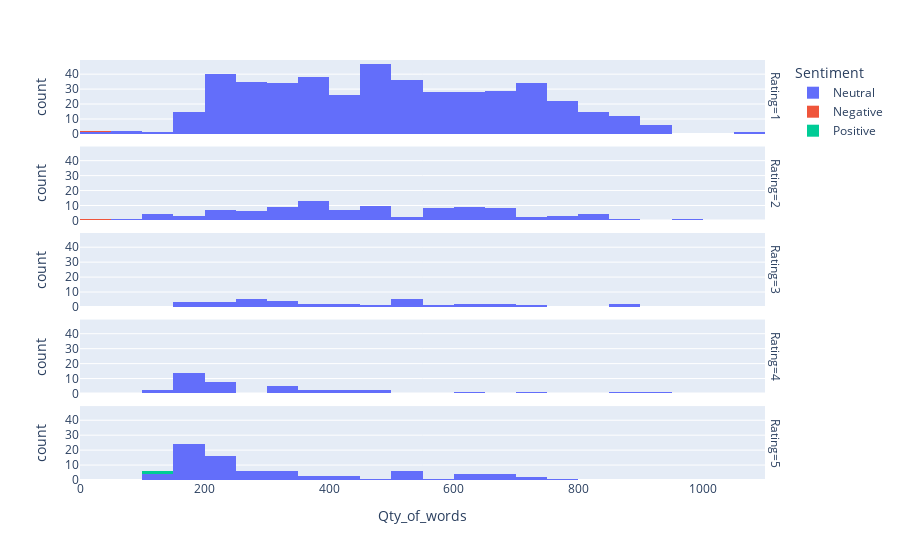

Notebook code for this chart:
### Code cell
# Evaluating the relationship between the number of words and the Rating.
fig = px.histogram(df.sort_values(by='Rating'), x='Qty_of_words', color="Sentiment", facet_row='Rating')
fig.show()

### Figure 1 — Plotly figure (JSON) as saved in the notebook; plotly's stock layout.template omitted (floating-point values rounded to 4 significant figures; data arrays with more than 128 entries replaced by an {"elided": "..."} marker saying what was removed)
{"data": [{"alignmentgroup": "True", "bingroup": "x", "hovertemplate": "Sentiment=Neutral<br>Rating=1<br>Qty_of_words=%{x}<br>count=%{y}<extra></extra>", "legendgroup": "Neutral", "marker": {"color": "#636efa", "pattern": {"shape": ""}}, "name": "Neutral", "offsetgroup": "Neutral", "orientation": "v", "showlegend": true, "type": "histogram", "x": {"elided": "450 int values"}, "xaxis": "x5", "yaxis": "y5"}, {"alignmentgroup": "True", "bingroup": "x", "hovertemplate": "Sentiment=Neutral<br>Rating=2<br>Qty_of_words=%{x}<br>count=%{y}<extra></extra>", "legendgroup": "Neutral", "marker": {"color": "#636efa", "pattern": {"shape": ""}}, "name": "Neutral", "offsetgroup": "Neutral", "orientation": "v", "showlegend": false, "type": "histogram", "x": [487, 344, 572, 369, 115, 340, 693, 207, 861, 571, 608, 57, 630, 482, 642, 771, 498, 611, 629, 637, 150, 669, 556, 232, 449, 124, 130, 369, 176, 433, 461, 229, 429, 769, 261, 677, 323, 343, 408, 258, 204, 453, 235, 426, 473, 348, 657, 379, 558, 844, 679, 272, 325, 328, 337, 482, 511, 289, 379, 355, 482, 196, 581, 386, 368, 291, 590, 393, 354, 210, 754, 971, 708, 612, 808, 487, 657, 580, 374, 669, 655, 842, 741, 549, 398, 406, 362, 278, 104, 584, 625, 364, 802, 485, 323, 623, 216, 423], "xaxis": "x4", "yaxis": "y4"}, {"alignmentgroup": "True", "bingroup": "x", "hovertemplate": "Sentiment=Neutral<br>Rating=3<br>Qty_of_words=%{x}<br>count=%{y}<extra></extra>", "legendgroup": "Neutral", "marker": {"color": "#636efa", "pattern": {"shape": ""}}, "name": "Neutral", "offsetgroup": "Neutral", "orientation": "v", "showlegend": false, "type": "histogram", "x": [307, 681, 178, 536, 354, 374, 451, 155, 267, 192, 722, 860, 618, 444, 284, 879, 251, 267, 257, 536, 439, 307, 339, 301, 538, 511, 607, 223, 558, 519, 214, 234, 678], "xaxis": "x3", "yaxis": "y3"}, {"alignmentgroup": "True", "bingroup": "x", "hovertemplate": "Sentiment=Neutral<br>Rating=4<br>Qty_of_words=%{x}<br>count=%{y}<extra></extra>", "legendgroup": "Neutral", "marker": {"color": "#636efa", "pattern": {"shape": ""}}, "name": "Neutral", "offsetgroup": "Neutral", "orientation": "v", "showlegend": false, "type": "histogram", "x": [301, 648, 919, 167, 143, 172, 496, 202, 174, 206, 156, 450, 307, 240, 183, 184, 191, 193, 174, 222, 240, 352, 147, 190, 195, 218, 209, 891, 435, 717, 407, 170, 339, 151, 200, 171, 363, 338, 340], "xaxis": "x2", "yaxis": "y2"}, {"alignmentgroup": "True", "bingroup": "x", "hovertemplate": "Sentiment=Neutral<br>Rating=5<br>Qty_of_words=%{x}<br>count=%{y}<extra></extra>", "legendgroup": "Neutral", "marker": {"color": "#636efa", "pattern": {"shape": ""}}, "name": "Neutral", "offsetgroup": "Neutral", "orientation": "v", "showlegend": false, "type": "histogram", "x": [518, 713, 317, 157, 209, 253, 654, 700, 262, 204, 521, 449, 196, 201, 307, 676, 169, 152, 200, 246, 143, 582, 241, 520, 331, 402, 384, 529, 698, 376, 635, 210, 620, 633, 218, 237, 442, 451, 198, 313, 235, 513, 192, 160, 186, 169, 179, 264, 159, 149, 209, 153, 350, 516, 257, 622, 344, 221, 763, 170, 164, 286, 202, 184, 182, 197, 203, 201, 186, 150, 684, 201, 154, 149, 188, 250, 159, 182, 167, 141, 312], "xaxis": "x", "yaxis": "y"}, {"alignmentgroup": "True", "bingroup": "x", "hovertemplate": "Sentiment=Negative<br>Rating=1<br>Qty_of_words=%{x}<br>count=%{y}<extra></extra>", "legendgroup": "Negative", "marker": {"color": "#EF553B", "pattern": {"shape": ""}}, "name": "Negative", "offsetgroup": "Negative", "orientation": "v", "showlegend": true, "type": "histogram", "x": [14], "xaxis": "x5", "yaxis": "y5"}, {"alignmentgroup": "True", "bingroup": "x", "hovertemplate": "Sentiment=Negative<br>Rating=2<br>Qty_of_words=%{x}<br>count=%{y}<extra></extra>", "legendgroup": "Negative", "marker": {"color": "#EF553B", "pattern": {"shape": ""}}, "name": "Negative", "offsetgroup": "Negative", "orientation": "v", "showlegend": false, "type": "histogram", "x": [14], "xaxis": "x4", "yaxis": "y4"}, {"alignmentgroup": "True", "bingroup": "x", "hovertemplate": "Sentiment=Positive<br>Rating=5<br>Qty_of_words=%{x}<br>count=%{y}<extra></extra>", "legendgroup": "Positive", "marker": {"color": "#00cc96", "pattern": {"shape": ""}}, "name": "Positive", "offsetgroup": "Positive", "orientation": "v", "showlegend": true, "type": "histogram", "x": [115, 145], "xaxis": "x", "yaxis": "y"}], "layout": {"annotations": [{"font": {}, "showarrow": false, "text": "Rating=5", "textangle": 90, "x": 0.98, "xanchor": "left", "xref": "paper", "y": 0.088, "yanchor": "middle", "yref": "paper"}, {"font": {}, "showarrow": false, "text": "Rating=4", "textangle": 90, "x": 0.98, "xanchor": "left", "xref": "paper", "y": 0.294, "yanchor": "middle", "yref": "paper"}, {"font": {}, "showarrow": false, "text": "Rating=3", "textangle": 90, "x": 0.98, "xanchor": "left", "xref": "paper", "y": 0.5, "yanchor": "middle", "yref": "paper"}, {"font": {}, "showarrow": false, "text": "Rating=2", "textangle": 90, "x": 0.98, "xanchor": "left", "xref": "paper", "y": 0.706, "yanchor": "middle", "yref": "paper"}, {"font": {}, "showarrow": false, "text": "Rating=1", "textangle": 90, "x": 0.98, "xanchor": "left", "xref": "paper", "y": 0.912, "yanchor": "middle", "yref": "paper"}], "barmode": "relative", "legend": {"title": {"text": "Sentiment"}, "tracegroupgap": 0}, "margin": {"t": 60}, "xaxis": {"anchor": "y", "domain": [0, 0.98], "title": {"text": "Qty_of_words"}}, "xaxis2": {"anchor": "y2", "domain": [0, 0.98], "matches": "x", "showticklabels": false}, "xaxis3": {"anchor": "y3", "domain": [0, 0.98], "matches": "x", "showticklabels": false}, "xaxis4": {"anchor": "y4", "domain": [0, 0.98], "matches": "x", "showticklabels": false}, "xaxis5": {"anchor": "y5", "domain": [0, 0.98], "matches": "x", "showticklabels": false}, "yaxis": {"anchor": "x", "domain": [0, 0.176], "title": {"text": "count"}}, "yaxis2": {"anchor": "x2", "domain": [0.206, 0.382], "matches": "y", "title": {"text": "count"}}, "yaxis3": {"anchor": "x3", "domain": [0.412, 0.588], "matches": "y", "title": {"text": "count"}}, "yaxis4": {"anchor": "x4", "domain": [0.618, 0.794], "matches": "y", "title": {"text": "count"}}, "yaxis5": {"anchor": "x5", "domain": [0.824, 1], "matches": "y", "title": {"text": "count"}}}}
